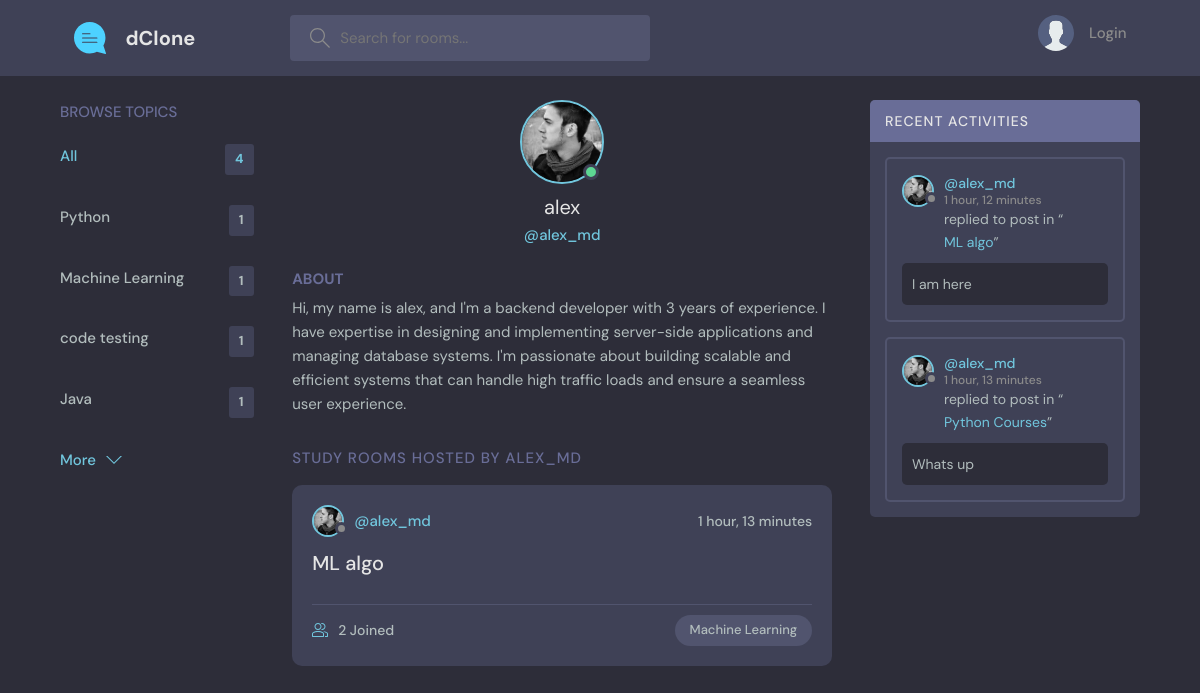
The page /profile/2 on the database its author committed.
### baseApp/models.py (models this page shows, shortened)
class Topic(models.Model):
    name=models.CharField(max_length=200)

class User(AbstractUser):
    name=models.CharField(max_length=200,null=True)
    username=models.CharField(max_length=200,null=True)
    email=models.EmailField(unique=True,null=True)
    bio=models.TextField(null=True)
    avatar=models.ImageField(null=True,default="avatar.svg")
    USERNAME_FIELD='email'
    REQUIRED_FIELDS=[]

class Room(models.Model):
    host=models.ForeignKey(User,on_delete=models.SET_NULL,null=True)
    topic=models.ForeignKey(Topic,on_delete=models.SET_NULL,null=True)
    name=models.CharField(max_length=200)
    description=models.TextField(null=True,blank=True)
    participants=models.ManyToManyField(User,related_name='participants',blank=True)
    updated=models.DateTimeField(auto_now=True)
    created=models.DateTimeField(auto_now_add=True)
    class Meta():
        ordering=['-updated','-created']
    def __str__(self):
        return self.name

class Message(models.Model):
    user=models.ForeignKey(User,on_delete=models.CASCADE)
    room=models.ForeignKey(Room,on_delete=models.CASCADE)
    body=models.TextField()
    updated=models.DateTimeField(auto_now=True)
    created=models.DateTimeField(auto_now_add=True)
    class Meta():
        ordering=['-updated','-created']

### baseApp/views.py (the view)
# urls.py: path('profile/<str:pk>',views.userProfile,name='user-profile'),
def userProfile(request,pk):
    user=User.objects.get(id=pk)
    rooms=user.room_set.all()
    room_messages=user.message_set.all()
    topics=Topic.objects.all()
    context={'user':user,'rooms':rooms,'room_messages':room_messages,'topics':topics}
    return render(request,'baseApp/profile.html',context)

### baseApp/templates/baseApp/profile.html (shortened to what this page needs)
{% extends 'main.html' %}
{% block content %}
<main class="profile-page layout layout--3">
    <div class="container">
      {% include 'baseApp/components/topic_component.html' %}
      <div class="roomList">
        <div class="profile">
          <div class="profile__avatar">
            <div class="avatar avatar--large active">
              <img src="{{user.avatar.url}}" />
            </div>
          </div>
          <div class="profile__info">
            <h3>{{user.name}}</h3>
            <p>@{{user.username}}</p>
          </div>
          <div class="profile__about">
            <h3>About</h3>
            <p>
              {{user.bio}}
            </p>
          </div>
        </div>
        <div class="roomList__header">
          <div>
            <h2>Study Rooms Hosted by {{user.username}}</a>
            </h2>
          </div>
        </div>
        {% include 'baseApp/components/feed_component.html' %}
      </div>
      {% include 'baseApp/components/activity_component.html' %}
    </div>
  </main>
{% endblock content %}

### templates/main.html (shortened to what this page needs)
<!DOCTYPE html>
{% load static %}
<html lang="en">
  <head>
    <link rel="stylesheet" href="{% static 'styles/style.css' %}" />
  </head>
  <body>
    {% include 'navbar.html' %}
    {% block content %}
    {% endblock %}
  </body>
</html>

### templates/navbar.html (shortened to what this page needs)
{% load static %}
<header class="header header--loggedIn">
    <div class="container">
      <a href="{% url 'home' %}" class="header__logo">
        <img  src="{% static 'images/logo.svg' %}" />
        <h1>dClone</h1>
      </a>
      <form  method="GET" action="{% url 'home' %}" class="header__search">
        <label>
          <input type="text" name="q" placeholder="Search for rooms..." />
        </label>
      </form>
      <nav class="header__menu">
        {% if request.user.is_authenticated %}
        <div class="header__user">
          <a href="{% url 'user-profile' request.user.id %}">
            <div class="avatar avatar--medium active">
              <img src="{{request.user.avatar.url}}" />
            </div>
            <p>{{request.user.name}} <span>@{{request.user.username}}</span></p>
          </a>
          <button class="dropdown-button">
            <svg version="1.1" xmlns="http://www.w3.org/2000/svg" width="32" height="32" viewBox="0 0 32 32">
              <title>chevron-down</title>
              <path d="M16 21l-13-13h-3l16 16 16-16h-3l-13 13z"></path>
            </svg>
          </button>
        </div>
        {%else%}
         <a href="{% url 'login' %}">
          <img src="{% static 'images/avatar.svg' %}" />
          <p>Login</p>
        </a>
        {% endif %}
      </nav>
    </div>
  </header>

### baseApp/templates/baseApp/components/topic_component.html
<div class="topics">
    <div class="topics__header">
      <h2>Browse Topics</h2>
    </div>
    <ul class="topics__list">
      <li>
        <a href="{% url 'home' %}" class="active">All <span>{{topics.count}}</span></a>
      </li>
      {% for topic in topics %}
      <li>
        <a href="{% url 'home' %}?q={{topic.name}}">{{topic.name}} <span>{{topic.room_set.all.count}}</span></a>
      </li>
      {% endfor %}
    </ul>
    <a class="btn btn--link" href="{% url 'topics' %}">
      More
      <svg version="1.1" xmlns="http://www.w3.org/2000/svg" width="32" height="32" viewBox="0 0 32 32">
        <title>chevron-down</title>
        <path d="M16 21l-13-13h-3l16 16 16-16h-3l-13 13z"></path>
      </svg>
    </a>
  </div>

### baseApp/templates/baseApp/components/feed_component.html (shortened to what this page needs)
{% for room in rooms %}
<div class="roomListRoom">
    <div class="roomListRoom__header">
      <a href="{% url 'user-profile' room.host.id %}" class="roomListRoom__author">
        <div class="avatar avatar--small">
          <img src="{{room.host.avatar.url}}" />
        </div>
        <span>@{{room.host.username}}</span>
      </a>
      <div class="roomListRoom__actions">
        <span>{{room.created|timesince}}</span>
      </div>
    </div>
    <div class="roomListRoom__content">
      <a href="{% url 'room' room.id %}">{{room.name}}</a>
    </div>
    <div class="roomListRoom__meta">
      <a href="{% url 'room' room.id %}" class="roomListRoom__joined">
        {{room.participants.all.count}} Joined
      </a>
      <p class="roomListRoom__topic">{{room.topic.name}}</p>
    </div>
  </div>
  {% endfor%}

### baseApp/templates/baseApp/components/activity_component.html (shortened to what this page needs)
<div class="activities">
    <div class="activities__header">
      <h2>Recent Activities</h2>
    </div>
    {% for message in room_messages %}
    <div class="activities__box">
      <div class="activities__boxHeader roomListRoom__header">
        <a href="{% url 'user-profile' message.user.id %}" class="roomListRoom__author">
          <div class="avatar avatar--small">
            <img src="{{message.user.avatar.url}}" />
          </div>
          <p>
            @{{message.user.username}}
            <span>{{message.created|timesince}}</span>
          </p>
        </a>
      </div>
      <div class="activities__boxContent">
        <p>replied to post in “<a href="{% url 'room' message.room.id %}">{{message.room}}</a>”</p>
        <div class="activities__boxRoomContent">
          {{message.body}}
        </div>
      </div>
    </div>
    {% endfor %}
  </div>

### rows shown on the page
Topic: name "Python", room_set.all.count "1"
Topic: name "Machine Learning", room_set.all.count "1"
Topic: name "code testing", room_set.all.count "1"
Topic: name "Java", room_set.all.count "1"
User: avatar (picture), name "alex", username "alex_md", bio "Hi, my name is alex, and I'm a backend developer with 3 years of experience. I have expertise in designing and implementing server-side applications and managing database systems. I'm passionate about building scalable and efficient systems that can handle high traffic loads and ensure a seamless user experience.", username "ALEX_MD"
Room: host.avatar (picture), host.username "alex_md", created "1 hour, 13 minutes", name "ML algo", participants.all.count "2", topic.name "Machine Learning"
Message: user.avatar (picture), user.username "alex_md", created "1 hour, 12 minutes", room "ML algo", body "I am here"
Message: user.avatar (picture), user.username "alex_md", created "1 hour, 13 minutes", room "Python Courses", body "Whats up"

### other values the page prints
{{ topics.count }} "4"
